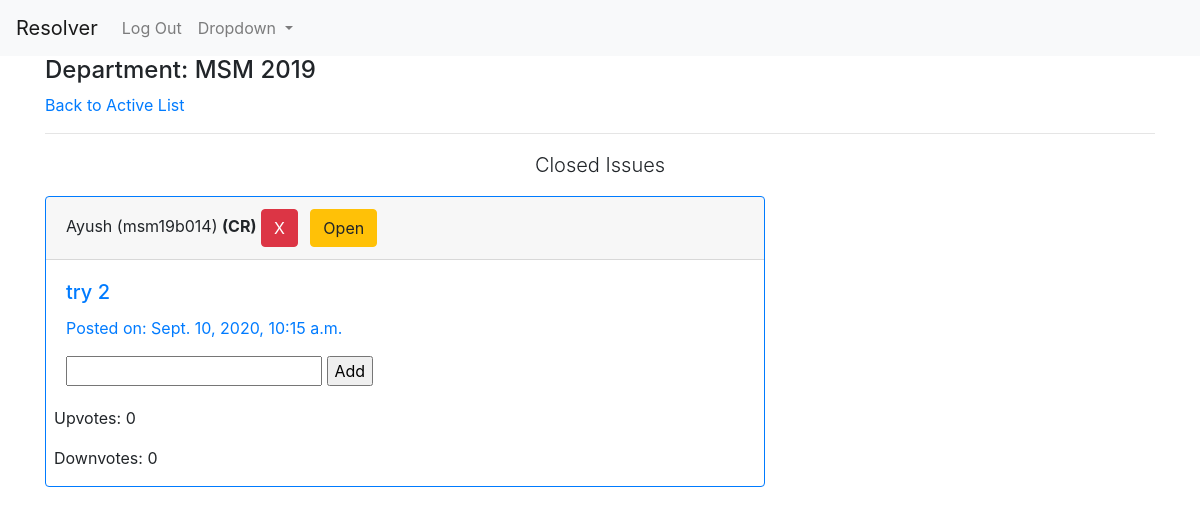
The app's page /close/ (signed in), older data.
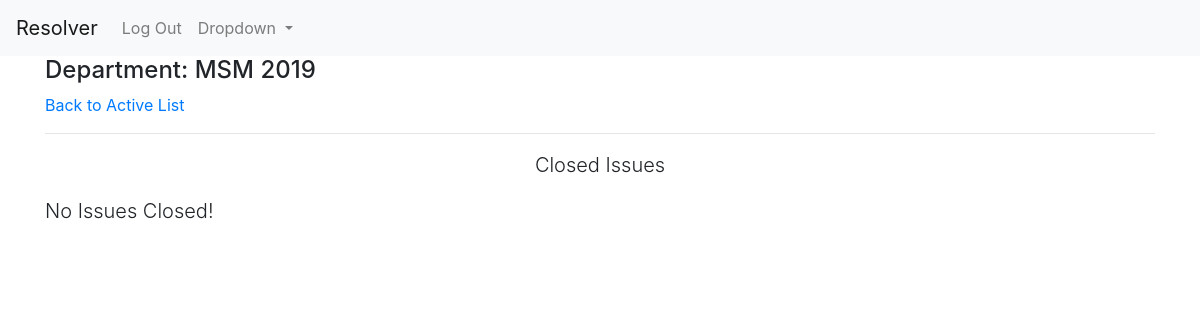
The same page, newer data.
### reporter/models.py (models this page shows, shortened)
class Report(models.Model):
    user = models.ForeignKey(UserInfo,on_delete=models.CASCADE,blank=True)
    content = models.TextField('Issue')
    department = models.CharField(max_length=3,blank=True)
    year = models.CharField(max_length=4,blank=True)
    timestamp = models.DateTimeField(auto_now_add=True)
    updated = models.DateTimeField(auto_now=True)
    active = models.BooleanField(default=True)
    resolved = models.BooleanField(default=False)
    cr_line = models.CharField(max_length=256,null=True,blank=True)
    upvotes = models.IntegerField(default=0)
    downvotes = models.IntegerField(default=0)
    deadline = models.DateTimeField(null=True)
    class Meta:
        ordering = ['-timestamp']

### profiles/models.py (models this page shows, shortened)
class UserInfo(models.Model):
    user = models.OneToOneField(User,on_delete=models.CASCADE,related_name='info')
    is_cr = models.BooleanField(default=False)
    department = models.CharField(max_length=3)
    join_year = models.CharField(max_length=4)
    institute = models.ForeignKey(Institute,on_delete=models.CASCADE,related_name='allusers')
    registered_on = models.DateTimeField(auto_now_add=True)
    total_upvotes = models.IntegerField(default=0)
    total_downvotes = models.IntegerField(default=0)
    total_novotes = models.IntegerField(default=0)
    class Meta:
        ordering = ['-total_upvotes','-total_downvotes','-total_novotes']

class User(AbstractUser):
    pass

### reporter/views.py (the view)
# urls.py: path('close/',views.close_view,name='close-stage'),
@login_required
def close_view(request):
    if(request.user.info.is_cr):
        if(request.method=='POST'):
            id_ = int(request.POST.get('id',None))
            resolve_message = request.POST.get('c-line',None)
            obj = Report.objects.get(id=id_)
            obj.cr_line = resolve_message
            obj.save()
        qs = Report.objects.filter(active=False,department=request.user.info.department,year=request.user.info.join_year,resolved=False)
        return render(request,'reporter/closed.html',{'issue_list':qs})
    raise PermissionDenied

### reporter/templates/reporter/closed.html (shortened to what this page needs)
{% extends 'base.html' %}
{% load static %}
{% block content %}
{% if request.user.is_authenticated %}
    <h4>Department: {{request.user.info.department|upper}} {{request.user.info.join_year}}</h4>
    <a href="{% url 'reporter:index' %}">Back to Active List</a>
    <hr>
    <p class="mt-2 lead text-center">Closed Issues</p>
    {% for issue in issue_list %}
    <div class="card border-primary mb-3" style="max-width: 45rem;">
        <div class="card-header">{{issue.user.user.first_name}} ({{issue.user.user.username}}) {% if issue.user.is_cr %}<strong>(CR)</strong>{% endif %} {% if request.user.info.is_cr %}<button type="button" class="btn btn-danger" data-toggle="modal" data-target="#deleteModal">X</button> <a class="btn btn-warning ml-2" href="{% url 'reporter:close-issue' issue.id %}">Open</a> {% endif %} {% if issue.cr_line %}<a class="btn btn-success" href="{% url 'reporter:resolve-issue' issue.id %}">Resolve</a>{% endif %}</div>
        <div class="card-body text-primary">
          <h5 class="card-title">{{issue.content}}</h5>
          <p class="card-text">Posted on: {{issue.timestamp}}</p>
          {% if issue.cr_line %}
          <p class="card-text resolve-message"><em>Resolved Message: </em><span style="color: black;">{{issue.cr_line}}</span></p>
          <a class="btn btn-dark" href="{% url 'reporter:resolve-line-delete' issue.id %}">Remove Message</a>
          {% else %}
          <form action="{% url 'reporter:close-stage' %}" method="post">
            <input type="text" name="c-line">
            <input type="submit" value="Add">
          </form>
          {% endif %}
        </div>
        <div class="results ml-2">
          <p>Upvotes: {{issue.upvotes}}</p>
          <p>Downvotes: {{issue.downvotes}}</p>
        </div>
    </div>
    {% empty %}
    <p class="lead">No Issues Closed!</p>
    {% endfor %}
{% endif %}
{% endblock %}

Row changes from the older to the newer data that the page shows:
removed Report: user.user.first_name "Ayush", user.user.username "msm19b014", shows "(CR)", content "try 2", timestamp "Sept. 10, 2020, 10:15 a.m.", upvotes "0", downvotes "0"
Text that changed along with them:
text now shown: "No Issues Closed!"
